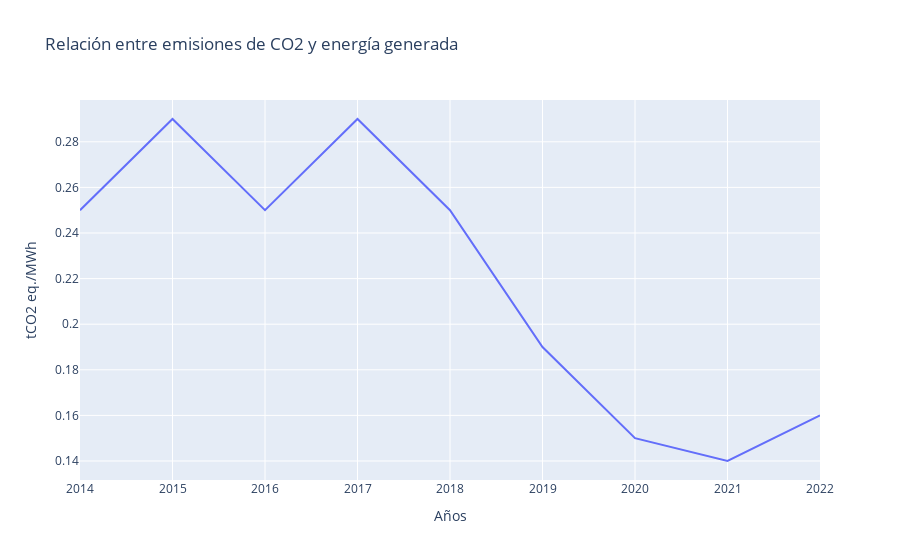

Here is the notebook cell this chart was saved with:
### Markdown cell above
**RELACIÓN ENTRE LA ENERGÍA GENERADA Y LAS EMISIONES DE CO2 EQUIVALENTES**

### Code cell
px.line(data_frame = emisiones,
        x = "Años",
        y = "tCO2 eq./MWh",
        title = "Relación entre emisiones de CO2 y energía generada")

### Figure 1 — Plotly figure (JSON) as saved in the notebook; plotly's stock layout.template omitted (floating-point values rounded to 4 significant figures)
{"data": [{"hovertemplate": "Años=%{x}<br>tCO2 eq./MWh=%{y}<extra></extra>", "legendgroup": "", "line": {"color": "#636efa", "dash": "solid"}, "marker": {"symbol": "circle"}, "mode": "lines", "name": "", "orientation": "v", "showlegend": false, "type": "scatter", "x": [2014, 2015, 2016, 2017, 2018, 2019, 2020, 2021, 2022], "xaxis": "x", "y": [0.25, 0.29, 0.25, 0.29, 0.25, 0.19, 0.15, 0.14, 0.16], "yaxis": "y"}], "layout": {"legend": {"tracegroupgap": 0}, "title": {"text": "Relación entre emisiones de CO2 y energía generada"}, "xaxis": {"anchor": "y", "domain": [0, 1], "title": {"text": "Años"}}, "yaxis": {"anchor": "x", "domain": [0, 1], "title": {"text": "tCO2 eq./MWh"}}}}
